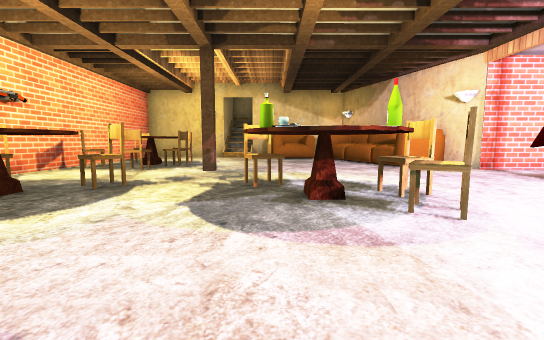
[1] (above)

16 first-person views from a walk through a Unity game level. The camera is 0.69 m above the floor, tilts 6° down and sees 90° across. The floor is counted in squares, 1 m on a side. Each view is taken from the middle of a square. On the plan, view 1 faces up. The plan holds only what a view shows up to about 9 squares ahead; the rest is blank. The player is left out. Some surface patterns are stand-ins.

[2]
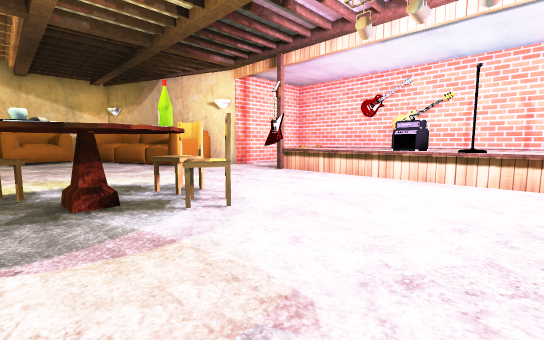

[3]
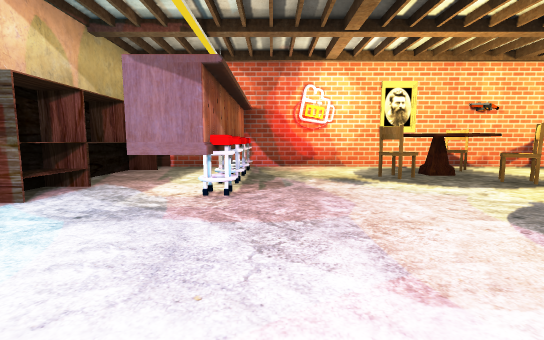

[4]
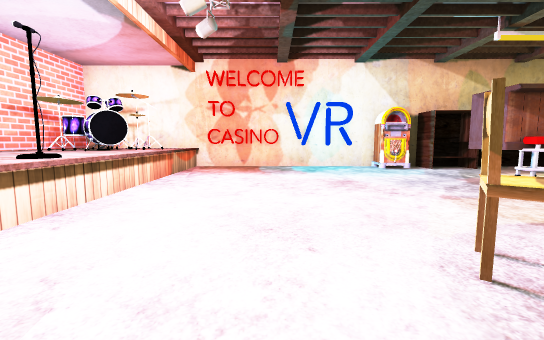

[5]
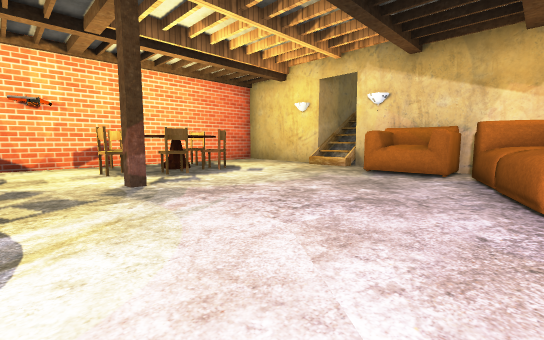

[6]
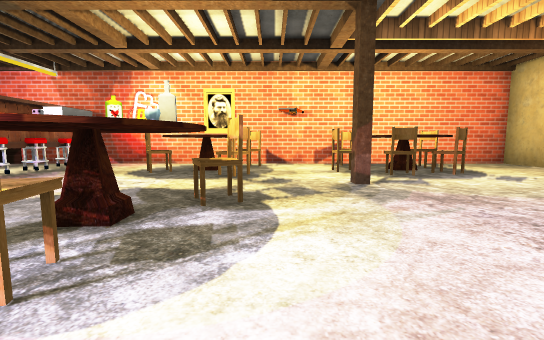

[7]
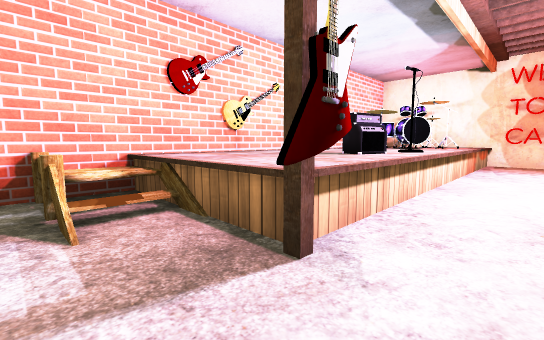

[8]
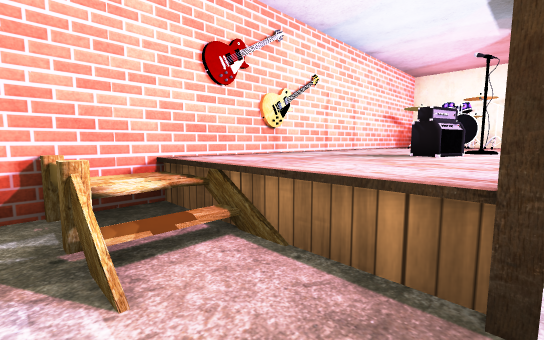

[9]
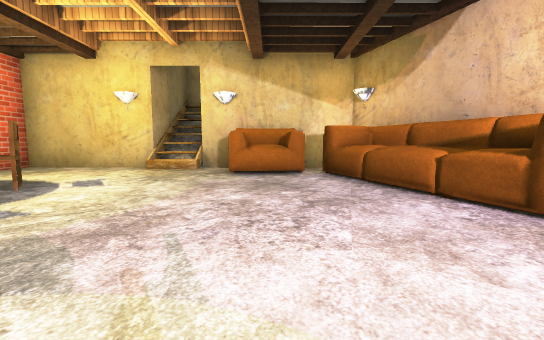

[10]
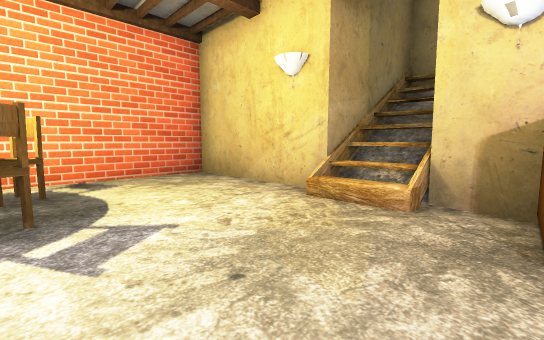

[11]
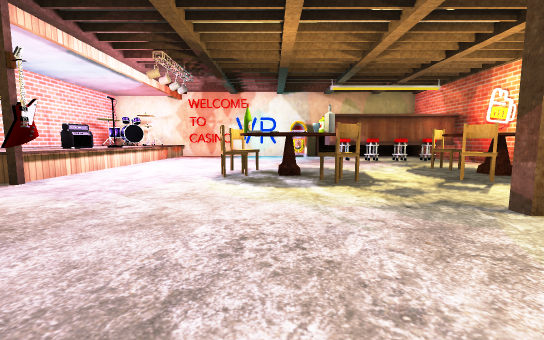

[12]
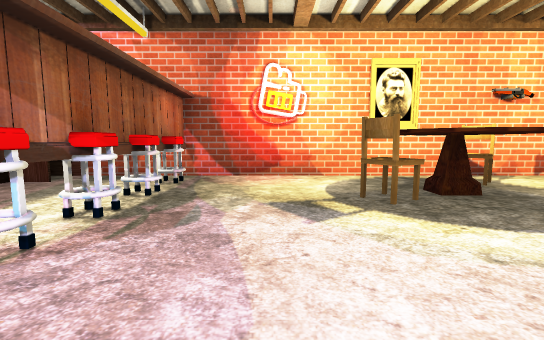

[13]
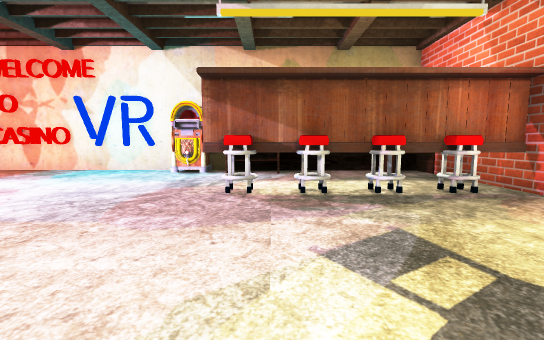

[14]
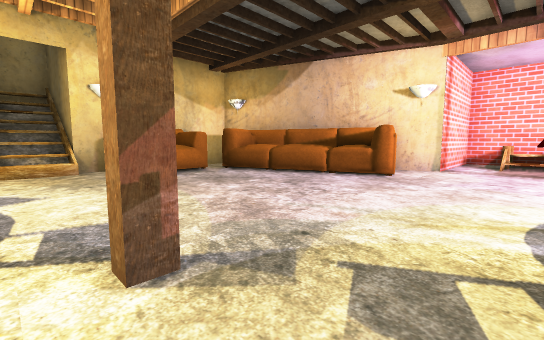

[15]
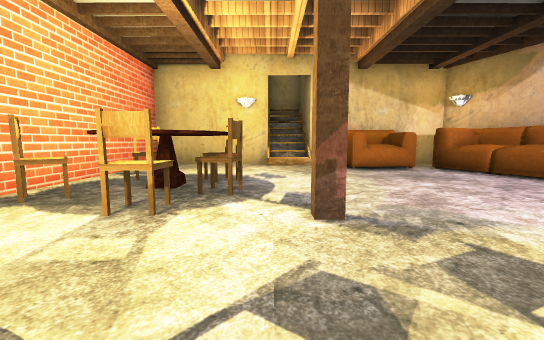

[16]
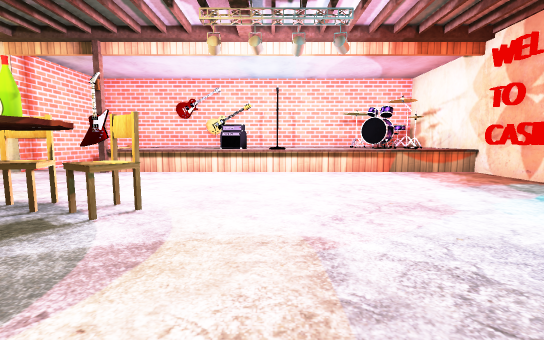

### Floor plan
Key: @ floor where view 1 was taken; # wall or solid block; . floor; ^ raised ledge; O other object.
Columns run from 6 left of view 1 to 8 right of it. Each row starts with its distance up from view 1.
 14     #
 13     OO
 12 ####OO#O^^
 11 #.....OOOOO
 10 #........O#
  9 #.OO.....OO
  8 #.OO.....OOO
  7 #OOO......O####
  6 #...#........OO
  5 #.....O....O.OO
  4 #OOO.OOOO..^^^^
  3 #.OO.OOOO..^^^^
  2 #..O.......^O^^
  1 #..........^O^^
  0 #O....@....^^^^
 -1 #OOOO......^^^^
 -2 #..........^^O^
 -3 #OOOOOO....^^O^
 -4      ##########

Positions as (right, up) in squares from view 1, and headings:
1: (0, 0), facing up
2: (0, 0), facing up-right
3: (2, 0), facing left
4: (3, 4), facing down
5: (3, 5), facing up-left
6: (3, 5), facing left
7: (4, 6), facing down-right
8: (5, 6), facing down-right
9: (1, 5), facing up
10: (0, 9), facing up-left
11: (1, 9), facing down
12: (0, 1), facing left
13: (-2, 3), facing down
14: (-2, 5), facing up-right
15: (-2, 4), facing up
16: (-1, 1), facing right
